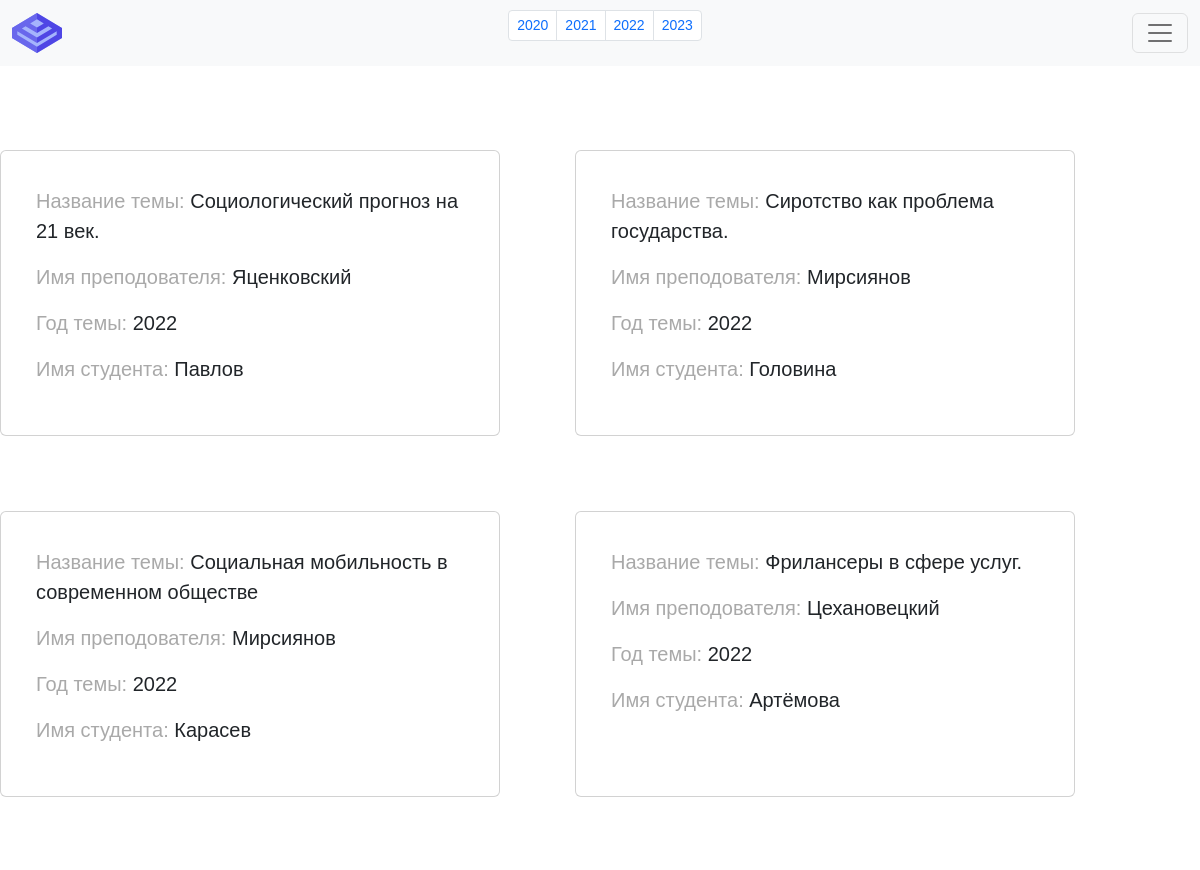
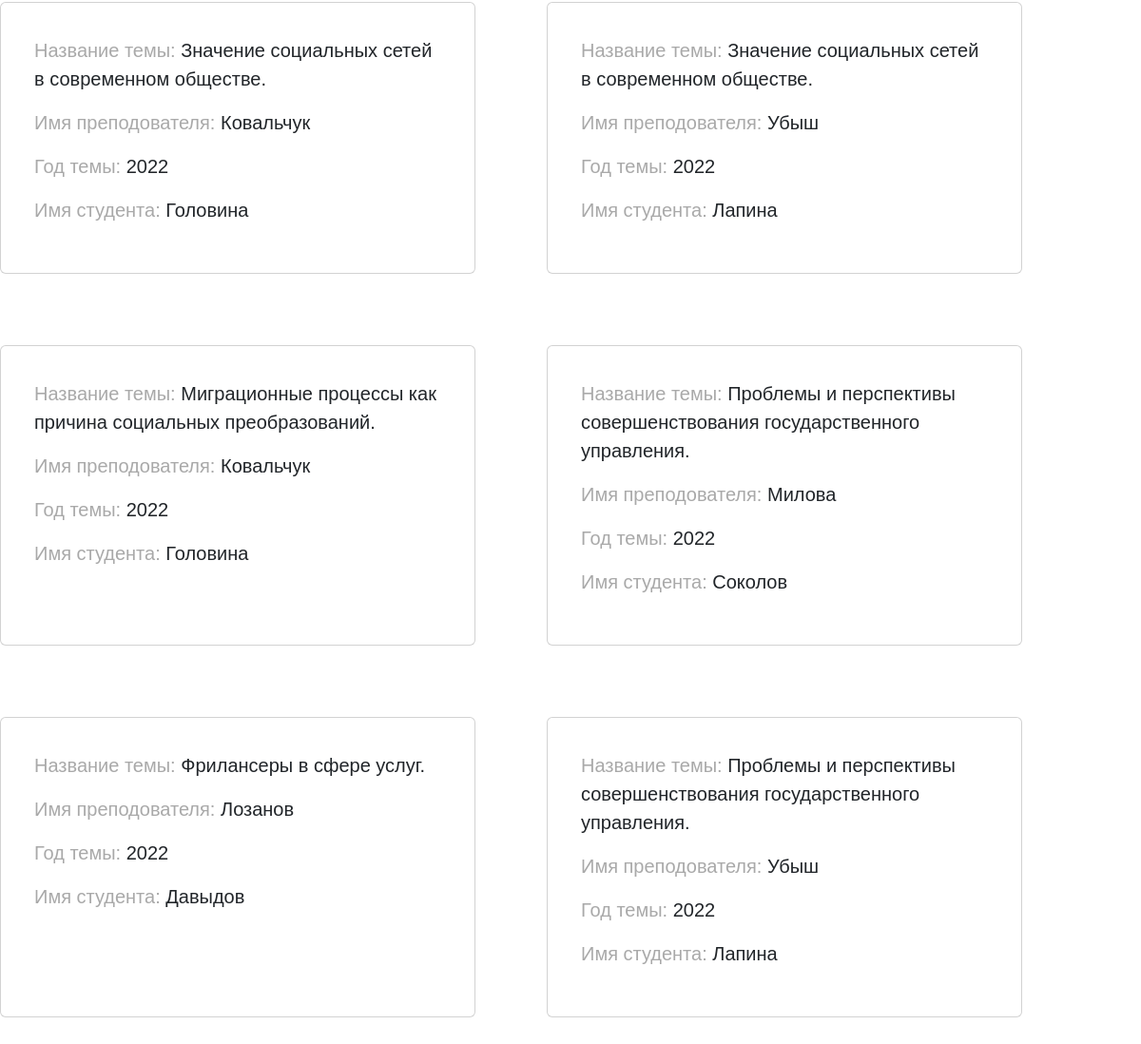
/diploms.php, run on an earlier commit of the app's database (2 pictures, top to bottom).
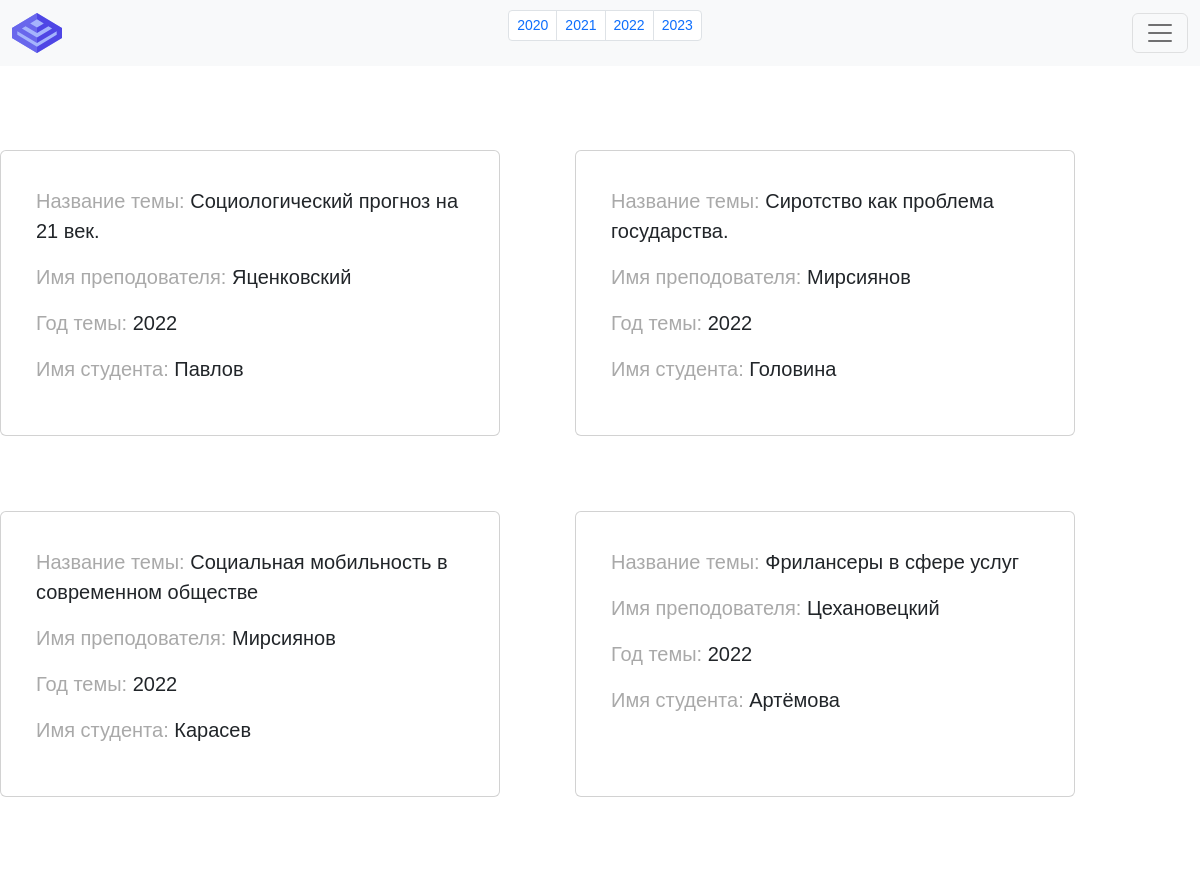
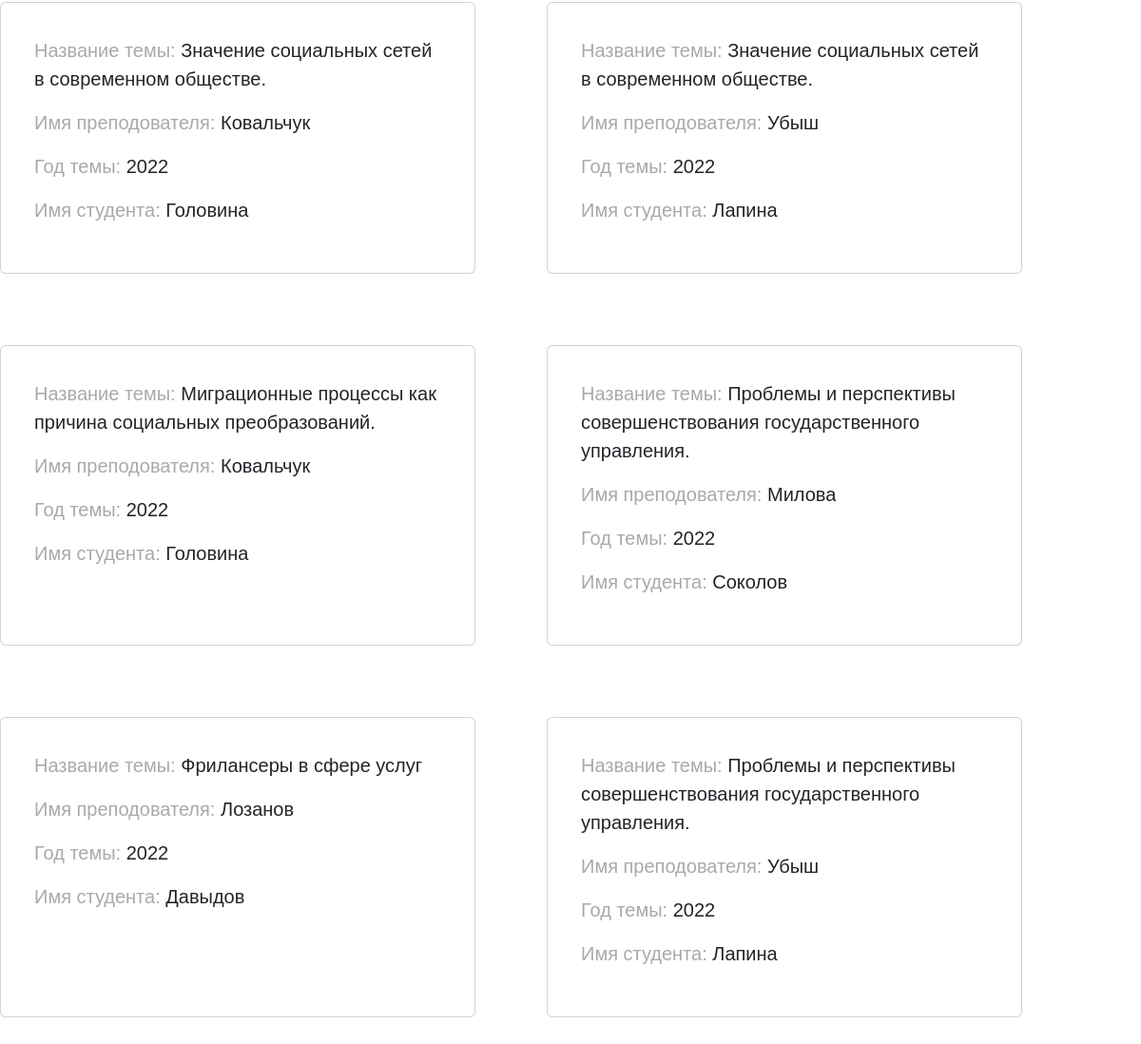
And on a later commit of the database (2 pictures, top to bottom).
### tables this page shows
CREATE TABLE `diploms` (
  `diplom_id` int NOT NULL,
  `tl_id` int NOT NULL,
  `teacher_id` int NOT NULL,
  `date_topic` date NOT NULL,
  `student_id` int NOT NULL
);

CREATE TABLE `topic_list` (
  `tl_id` int NOT NULL,
  `tl_title` text NOT NULL
);

CREATE TABLE `teachers` (
  `teacher_id` int NOT NULL,
  `Surname` text NOT NULL,
  `Name` text NOT NULL,
  `Patronymic` text NOT NULL,
  `Extent` varchar(255) NOT NULL,
  `Rank` text NOT NULL,
  `Department` text NOT NULL,
  `Telephone` varchar(255) NOT NULL,
  `Email` varchar(255) NOT NULL
);

CREATE TABLE `students` (
  `student_id` int NOT NULL,
  `Surname` text,
  `Name` text,
  `Patronymic` text,
  `offset_card_number` text,
  `Faculty` text,
  `Group` varchar(255) DEFAULT NULL
);

### diploms.php (the view, shortened to what this page needs)
<!doctype html>
<html lang="ru">
<head>
    <link rel="stylesheet" href="css/diploms.css">
    <link rel="stylesheet" href="https://use.fontawesome.com/releases/v6.2.1/css/all.css">
    <link href="https://cdn.jsdelivr.net/npm/bootstrap@5.2.2/dist/css/bootstrap.min.css" rel="stylesheet">
</head>
<body>
<nav class="navbar bg-light fixed-top">
    <div class="container-fluid">
        <a class="navbar-brand" href="#">
            <img src="img/logo.svg" alt="Logo">
        </a>
        <nav>
            <ul class="pagination pagination-sm">
                <li class="page-item"><a class="page-link" href="scripts/2020.php">2020</a></li>
                <li class="page-item"><a class="page-link" href="scripts/2021.php">2021</a></li>
                <li class="page-item"><a class="page-link" href="scripts/2022.php">2022</a></li>
                <li class="page-item"><a class="page-link" href="scripts/2023.php">2023</a></li>
            </ul>
        </nav>
        <button class="navbar-toggler" type="button" data-bs-toggle="offcanvas" data-bs-target="#offcanvasNavbar" aria-controls="offcanvasNavbar">
            <span class="navbar-toggler-icon"></span>
        </button>
    </div>
</nav>
<?php
$connect = new mysqli('localhost', 'root', '', 'diplom');
$select = "SELECT teachers.Surname as tsm, diploms.date_topic, students.Surname, topic_list.tl_title, YEAR(date_topic) as year
           FROM `diploms`
           join `students` on diploms.student_id=students.student_id
           join `teachers` on diploms.teacher_id=teachers.teacher_id
           join `topic_list` on diploms.tl_id=topic_list.tl_id";
$result = $connect -> query($select) -> fetch_all(MYSQLI_ASSOC);
echo "<div style='max-width: 1500px; margin: 150px auto 50px;display: flex; flex-wrap: wrap; gap: 75px;'>";
foreach ($result as $row) {
    echo "<div class='card'>";
    echo "<p name='tl_title' class='name'><span>Название темы: </span> " . $row['tl_title'] . "<br></p>";
    echo "<p name='teacher_name' class='patronymic'><span>Имя преподователя: </span> " . $row['tsm'] . "<br></p>";
    echo "<p name='date_topic' class='patronymic'><span>Год темы: </span> " . $row['year'] . "<br></p>";
    echo "<p name='student_name' class='patronymic'><span>Имя студента: </span> " . $row['Surname'] . "<br></p>";
    echo "</div>";
}
echo "</div>";
?>
</body>
</html>

What changed in the data, as far as the page shows it:
changed through a linked row, diploms "Цехановецкий": tl.tl_title "Фрилансеры в сфере услуг." → "Фрилансеры в сфере услуг"
changed through a linked row, diploms "Лозанов": tl.tl_title "Фрилансеры в сфере услуг." → "Фрилансеры в сфере услуг"
